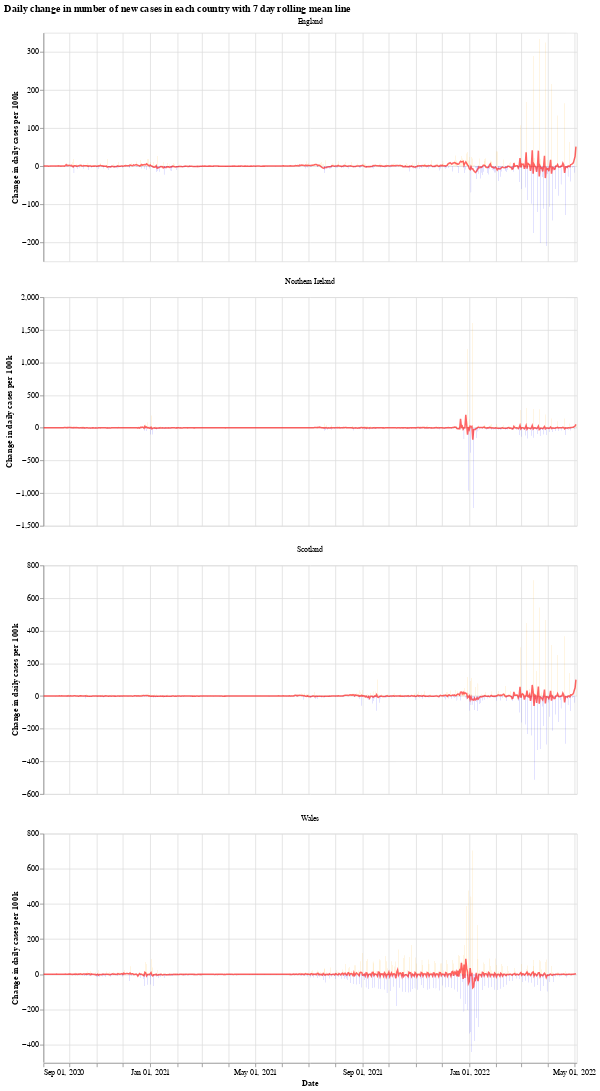

Write notebook code for a chart like this one.
### Markdown cell above
We will use the Python library `Altair` for visualising the data, see the [altair docs](https://altair-viz.github.io/) for more information.

First we have a graph which shows the daily change in the number of new cases for each country. This number jumps up and down all over the place, which is likely due to delay in reporting of new cases over the weekend. Another interesting thing is that it looks like the daily cases in Wales experienced a much shorter period of calm over the summer (calm in the sense of daily cases not jumping up and down).

The orange bars are days when the number of new cases (per 100k population) was more than the previous day, while the blue are days when the number of new cases dropped. The red line is the 7 day moving average. 

When the moving average line is below 0, it means that there is a consistent drop in new cases. We can see this clearly happening around the times that lockdowns were introduced (though, to varying degrees). I will update the graphs soon with a marker of when each lockdown started.

### Code cell
# collapse
import altair as alt

bars = alt.Chart(uk_cases).mark_bar().encode(
    x=alt.X("yearmonthdate(date):T", axis=alt.Axis(title='Date')),
    y=alt.Y("casesChangeRate:Q", axis=alt.Axis(title='Change in daily cases per 100k')),
    tooltip='casesChange',
    color=alt.condition(
        alt.datum.casesChangeRate > 0,
        alt.value("orange"),  # The positive color
        alt.value("blue")  # The negative color
    )
).properties(title='Daily change in number of new cases with 7 day rolling mean',width=700).interactive()

line = alt.Chart(uk_cases).mark_line(
    color='red',
    size=2,
    opacity=0.6
).transform_window(
    rolling_mean='mean(casesChangeRate)',
    frame=[0, 7],
    groupby=['areaName']
).encode(
    x='yearmonthdate(date):T',
    y='rolling_mean:Q'
)

alt.layer(bars, line, data=uk_cases).facet(alt.Column(
    'areaName', title=''), columns=1).resolve_scale(y='independent').properties(title='Daily change in number of new cases in each country with 7 day rolling mean line')

### Figure 1 — Vega-Lite specification as saved in the notebook (floating-point values rounded to 4 significant figures; data arrays with more than 128 entries replaced by an {"elided": "..."} marker saying what was removed)
{"config": {"view": {"continuousWidth": 400, "continuousHeight": 300}}, "data": {"name": "data-fc0e35653e63f6f95c8a92cf10d10335"}, "facet": {"type": "nominal", "field": "areaName", "title": ""}, "spec": {"layer": [{"mark": "bar", "encoding": {"color": {"condition": {"value": "orange", "test": "(datum.casesChangeRate > 0)"}, "value": "blue"}, "tooltip": {"type": "quantitative", "field": "casesChange"}, "x": {"type": "temporal", "axis": {"title": "Date"}, "field": "date", "timeUnit": "yearmonthdate"}, "y": {"type": "quantitative", "axis": {"title": "Change in daily cases per 100k"}, "field": "casesChangeRate"}}, "selection": {"selector001": {"type": "interval", "bind": "scales", "encodings": ["x", "y"]}}, "title": "Daily change in number of new cases with 7 day rolling mean", "width": 700}, {"mark": {"type": "line", "color": "red", "opacity": 0.6, "size": 2}, "encoding": {"x": {"type": "temporal", "field": "date", "timeUnit": "yearmonthdate"}, "y": {"type": "quantitative", "field": "rolling_mean"}}, "transform": [{"window": [{"op": "mean", "field": "casesChangeRate", "as": "rolling_mean"}], "frame": [0, 7], "groupby": ["areaName"]}]}]}, "columns": 1, "resolve": {"scale": {"y": "independent"}}, "title": "Daily change in number of new cases in each country with 7 day rolling mean line", "$schema": "https://vega.github.io/schema/vega-lite/v4.8.1.json", "datasets": {"data-fc0e35653e63f6f95c8a92cf10d10335": {"elided": "2440 records"}}}
